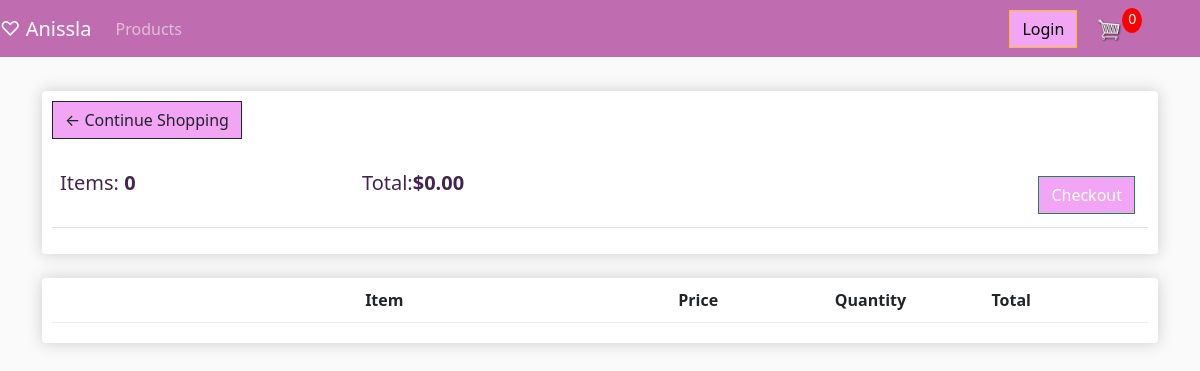
The app's page /cart/ (signed in), older data.
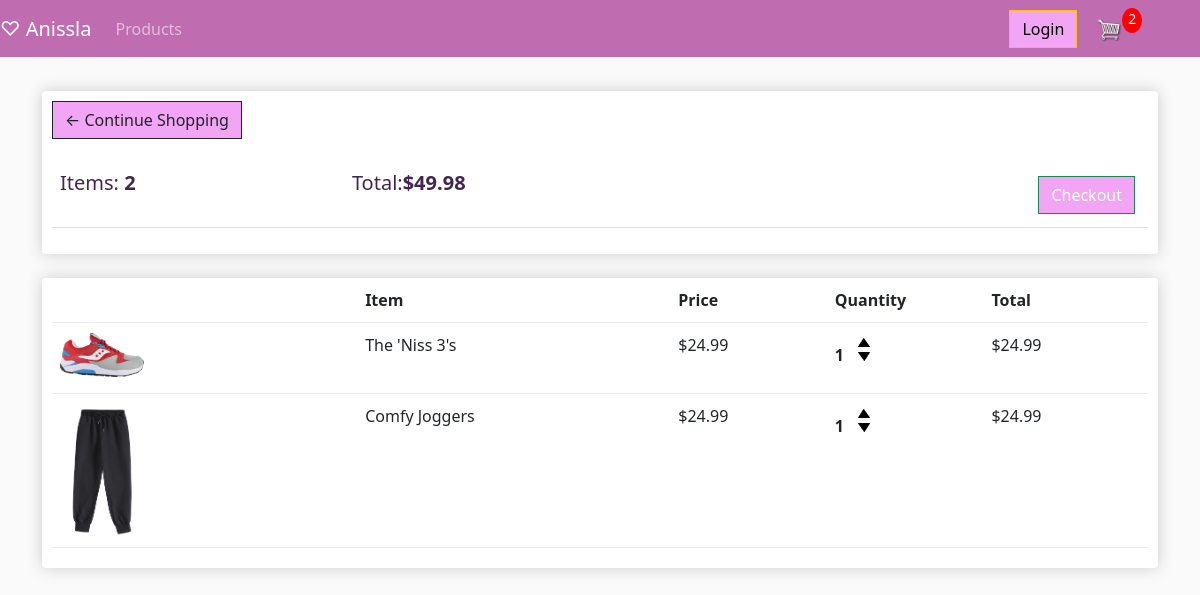
The same page, newer data.
### store/models.py (models this page shows, shortened)
class Order(models.Model):
	customer = models.ForeignKey(Customer, on_delete=models.SET_NULL, null=True, blank=True)
	date_ordered = models.DateTimeField(auto_now_add=True)
	complete = models.BooleanField(default=False)
	transaction_id = models.CharField(max_length=100, null=True)
	@property
	def get_cart_total(self):
		orderitems = self.orderitem_set.all()
		total = sum([item.get_item_total for item in orderitems])
		return total
	@property
	def get_cart_items(self):
		orderitems = self.orderitem_set.all()
		total = sum([item.quantity for item in orderitems])
		return total

class OrderItem(models.Model):
	product = models.ForeignKey(Product, on_delete=models.SET_NULL, null=True)
	quantity = models.IntegerField(default=0, null=True, blank=True)
	order = models.ForeignKey(Order, on_delete=models.SET_NULL, null=True)
	quantity = models.IntegerField(default=0, null=True, blank=True)
	date_added = models.DateTimeField(auto_now_add=True)
	@property
	def get_item_total(self):
		total = self.product.price * self.quantity
		return total

class Product(models.Model):
	name = models.CharField(max_length=200, null=True)
	description = models.TextField(max_length=200, null=True)
	price = models.FloatField()
	image = models.ImageField(null=True, blank=True)
	in_stock= models.BooleanField(default=True)
	is_active= models.BooleanField(default=True)
	class Meta:
		verbose_name_plural = 'Products'
	@property
	def imageURL(self):
		try:
			url = self.image.url
		except:
			url = ''
		return url

### store/views.py (the view)
# urls.py: path('cart/', views.cart, name ="cart"),
def cart(request):
	if request.user.is_authenticated:
		customer = request.user.customer
		order, created = Order.objects.get_or_create(customer=customer, complete=False)
		items = order.orderitem_set.all()
		cartItems = order.get_cart_items
	else:
		items = []
		order = {'get_cart_total':0, 'get_cart_items':0}
		cartItems = order['get_cart_items']
	context = {'items':items, 'order':order, 'cartItems':cartItems}
	return render(request, 'store/cart.html', context)

### store/templates/store/cart.html
{% extends 'store/main.html' %}
{% load static %}
{% block content %}
<div class="row">
	<div class="col-lg-12">
		<div class="box-element">
			<a  class="btn btn-outline-dark" href="{% url 'store' %}">&#x2190; Continue Shopping</a>
			<br>
			<br>
			<table class="table">
				<tr>
					<th><h5>Items: <strong>{{order.get_cart_items}}</strong></h5></th>
					<th><h5>Total:<strong>${{order.get_cart_total|floatformat:2}}</strong></h5></th>
					<th>
						<a  style="float:right; margin:5px;" class="btn btn-success" href="{% url 'checkout' %}">Checkout</a>
					</th>
				</tr>
			</table>
		</div>
		<br>
		<div class="box-element">
			<div class="cart-row">
				<div style="flex:2"></div>
				<div style="flex:2"><strong>Item</strong></div>
				<div style="flex:1"><strong>Price</strong></div>
				<div style="flex:1"><strong>Quantity</strong></div>
				<div style="flex:1"><strong>Total</strong></div>
			</div>
			{% for item in items %}
			<div class="cart-row">
				<div style="flex:2"><img class="row-image" src="{{item.product.imageURL}}"></div>
				<div style="flex:2"><p>{{item.product.name}}</p></div>
				<div style="flex:1"><p>${{item.product.price|floatformat:2}}</p></div>
				<div style="flex:1">
					<p class="quantity">{{item.quantity}}</p>
					<div class="quantity">
						<img data-product = "{{item.product.id}}" data-action="add" class="chg-quantity update-cart" src="{% static  'images/arrow-up.png' %}">
						<img data-product = "{{item.product.id}}" data-action="remove" class="chg-quantity update-cart"  src="{% static  'images/arrow-down.png' %}">
					</div>
				</div>
				<div style="flex:1"><p>${{item.get_item_total}}</p></div>
			</div>
			{% endfor %}
		</div>
	</div>
</div>
{% endblock content %}

### store/templates/store/main.html (shortened to what this page needs)
<!DOCTYPE html>
{% load static %}
<html>
    <head>
           <link href="https://cdn.jsdelivr.net/npm/bootstrap@5.3.0-alpha2/dist/css/bootstrap.min.css" rel="stylesheet">
           <link rel="stylesheet" type="text/css" href="{% static 'css/main.css' %}">
    </head>
    <body>
        <nav class="navbar navbar-expand-lg navbar-dark bg-dark">
            <a class="navbar-brand" href="{% url 'store' %}">&#x2661; Anissla</a>
            <div class="collapse navbar-collapse" id="navbarNav">
              <ul class="navbar-nav">
                <li class="nav-item active">
                  <a class="nav-link" href="{% url 'products' %}">Products </a>
                </li>
            </ul>
            <div class="form-inline my-2 my-lg-0">
                 <a href="#"class="btn btn-warning">Login</a>
                 <a href="{% url 'cart' %}">
                    <img  id="cart-icon" src="{% static 'images/cart.png' %}">
                </a>
                <p id="cart-total">{{cartItems}}</p>
            </div>
          </div>
        </nav>
        <div class="container">
            <br>
            {% block content %}
            {% endblock content %}
        </div>
    </body>
</html>

### static/css/main.css (style rules this page uses)
body { background-color: hsl(0, 0%, 98%); }
h1,h2,h3,h4,h5,h6 { color:hsl(280, 36%, 23%); }
.box-element { box-shadow:hsl(0, 0%, 80%) 0 0 16px; background-color: #fff; border-radius: 4px; padding: 10px; }
.my-2.my-lg-0 { display: flex; justify-content: flex-end; align-items:center; margin: 75%; }
.bg-dark { background-color: #bf6db0!important; }
#cart-icon { margin-left: 20px; width:25px; display: inline-block; }
#cart-total { display: block; text-align: center; color:#fff; background-color: red; width: 20px; height: 25px; border-radius: 50%; font-size: 14px; float: right; margin-right: 5px; }
.col-lg-4, .col-lg-6, .col-lg-8, .col-lg-12 { margin-top: 10px; }
.btn { border-radius: 0; background-color: rgb(242, 165, 244); }
.row-image { width: 100px; }
.cart-row { display: flex; align-items: flex-stretch; padding-bottom: 10px; margin-bottom: 10px; border-bottom: 1px solid #ececec; }
.quantity { display: inline-block; font-weight: 700; padding-right:10px; }
.chg-quantity { width: 12px; cursor: pointer; display: block; margin-top: 5px; transition:.1s; }

Row changes from the older to the newer data that the page shows:
computed for Order: get_cart_items "0" → "2"; get_cart_total "0.00" → "49.98"
added OrderItem: product.imageURL (picture), product.name "The 'Niss 3's", product.price "24.99", quantity "1", get_item_total "24.99"
added OrderItem: product.imageURL (picture), product.name "Comfy Joggers", product.price "24.99", quantity "1", get_item_total "24.99"
Text that changed along with them:
{{ cartItems }}: "0" → "2"
